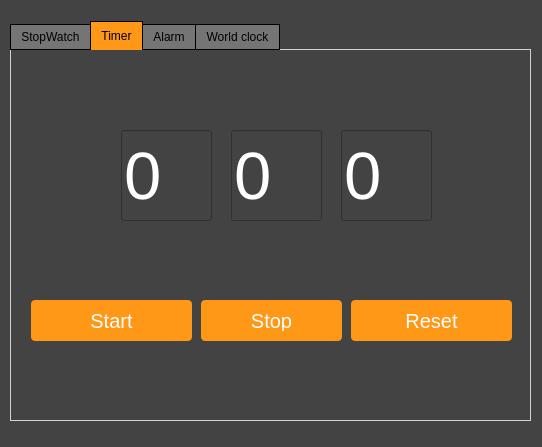
<?xml version="1.0" encoding="UTF-8"?>
<ui version="4.0">
 <class>MainWindow</class>
 <widget class="QMainWindow" name="MainWindow">
  <property name="geometry">
   <rect>
    <x>0</x>
    <y>0</y>
    <width>542</width>
    <height>447</height>
   </rect>
  </property>
  <property name="windowTitle">
   <string>MainWindow</string>
  </property>
  <property name="styleSheet">
   <string notr="true">background-color: rgb(67, 67, 67);</string>
  </property>
  <widget class="QWidget" name="centralwidget">
   <widget class="QTabWidget" name="tabWidget">
    <property name="geometry">
     <rect>
      <x>10</x>
      <y>20</y>
      <width>521</width>
      <height>401</height>
     </rect>
    </property>
    <property name="styleSheet">
     <string notr="true">QTabWidget::pane {
    border: 1px solid lightgray;
    background: #ff9717;
}

QTabWidget::tab-bar:top {
    top: 1px;
}

QTabWidget::tab-bar:bottom {
    bottom: 1px;
}

QTabWidget::tab-bar:left {
    right: 1px;
}

QTabWidget::tab-bar:right {
    left: 1px;
}

QTabBar::tab {
    border: 1px solid black;
}

QTabBar::tab:selected {
    background: #ff9717;
}

QTabBar::tab:!selected {
    background: #757575;
}

QTabBar::tab:!selected:hover {
    background: #999;
}

QTabBar::tab:top:!selected {
    margin-top: 3px;
}

QTabBar::tab:bottom:!selected {
    margin-bottom: 3px;
}

QTabBar::tab:top, QTabBar::tab:bottom {
    min-width: 8ex;
    margin-right: -1px;
    padding: 5px 10px 5px 10px;
}

QTabBar::tab:top:selected {
    border-bottom-color: none;
}

QTabBar::tab:bottom:selected {
    border-top-color: none;
}

QTabBar::tab:top:last, QTabBar::tab:bottom:last,
QTabBar::tab:top:only-one, QTabBar::tab:bottom:only-one {
    margin-right: 0;
}

QTabBar::tab:left:!selected {
    margin-right: 3px;
}

QTabBar::tab:right:!selected {
    margin-left: 3px;
}

QTabBar::tab:left, QTabBar::tab:right {
    min-height: 8ex;
    margin-bottom: -1px;
    padding: 10px 5px 10px 5px;
}

QTabBar::tab:left:selected {
    border-left-color: none;
}

QTabBar::tab:right:selected {
    border-right-color: none;
}

QTabBar::tab:left:last, QTabBar::tab:right:last,
QTabBar::tab:left:only-one, QTabBar::tab:right:only-one {
    margin-bottom: 0;
}</string>
    </property>
    <property name="currentIndex">
     <number>1</number>
    </property>
    <widget class="QWidget" name="widget">
     <attribute name="title">
      <string>StopWatch</string>
     </attribute>
     <widget class="QPushButton" name="btn_start_stopwatch">
      <property name="geometry">
       <rect>
        <x>20</x>
        <y>200</y>
        <width>161</width>
        <height>41</height>
       </rect>
      </property>
      <property name="font">
       <font>
        <pointsize>-1</pointsize>
        <underline>false</underline>
        <strikeout>false</strikeout>
       </font>
      </property>
      <property name="styleSheet">
       <string notr="true">QPushButton {
  background-color: rgb(255, 151, 23);
  border: none;
  color: white;
  padding: 10px 24px;
  text-align: center;
  text-decoration: none;
  display: inline-block;
  font-size: 20px;
  border-radius: 4px;
}</string>
      </property>
      <property name="text">
       <string>Start</string>
      </property>
     </widget>
     <widget class="QPushButton" name="btn_stop_stopwatch">
      <property name="geometry">
       <rect>
        <x>190</x>
        <y>200</y>
        <width>161</width>
        <height>41</height>
       </rect>
      </property>
      <property name="font">
       <font>
        <pointsize>-1</pointsize>
        <underline>false</underline>
        <strikeout>false</strikeout>
       </font>
      </property>
      <property name="styleSheet">
       <string notr="true">QPushButton {
  background-color: rgb(255, 151, 23);
  border: none;
  color: white;
  padding: 10px 24px;
  text-align: center;
  text-decoration: none;
  display: inline-block;
  font-size: 20px;
  border-radius: 4px;
}</string>
      </property>
      <property name="text">
       <string>Stop</string>
      </property>
     </widget>
     <widget class="QLabel" name="lb_time">
      <property name="geometry">
       <rect>
        <x>190</x>
        <y>80</y>
        <width>211</width>
        <height>61</height>
       </rect>
      </property>
      <property name="font">
       <font>
        <pointsize>40</pointsize>
       </font>
      </property>
      <property name="styleSheet">
       <string notr="true">color: rgb(255, 255, 255)</string>
      </property>
      <property name="text">
       <string>0:00:00</string>
      </property>
     </widget>
     <widget class="QPushButton" name="btn_reset_stopwatch">
      <property name="geometry">
       <rect>
        <x>360</x>
        <y>200</y>
        <width>151</width>
        <height>41</height>
       </rect>
      </property>
      <property name="font">
       <font>
        <pointsize>-1</pointsize>
        <underline>false</underline>
        <strikeout>false</strikeout>
       </font>
      </property>
      <property name="styleSheet">
       <string notr="true">QPushButton {
  background-color: rgb(255, 151, 23);
  border: none;
  color: white;
  padding: 10px 24px;
  text-align: center;
  text-decoration: none;
  display: inline-block;
  font-size: 20px;
  border-radius: 4px;
}</string>
      </property>
      <property name="text">
       <string>Reset</string>
      </property>
     </widget>
    </widget>
    <widget class="QWidget" name="tab_4">
     <attribute name="title">
      <string>Timer</string>
     </attribute>
     <widget class="QLineEdit" name="le_hour">
      <property name="geometry">
       <rect>
        <x>110</x>
        <y>80</y>
        <width>91</width>
        <height>91</height>
       </rect>
      </property>
      <property name="font">
       <font>
        <pointsize>50</pointsize>
       </font>
      </property>
      <property name="styleSheet">
       <string notr="true">
QLineEdit {
	color: rgb(255, 255, 255);
	alginment: center
}</string>
      </property>
      <property name="text">
       <string>0</string>
      </property>
     </widget>
     <widget class="QLineEdit" name="le_minute">
      <property name="geometry">
       <rect>
        <x>220</x>
        <y>80</y>
        <width>91</width>
        <height>91</height>
       </rect>
      </property>
      <property name="font">
       <font>
        <pointsize>50</pointsize>
       </font>
      </property>
      <property name="styleSheet">
       <string notr="true">
QLineEdit {
	color: rgb(255, 255, 255);
	alginment: center
}</string>
      </property>
      <property name="text">
       <string>0</string>
      </property>
     </widget>
     <widget class="QLineEdit" name="le_second">
      <property name="geometry">
       <rect>
        <x>330</x>
        <y>80</y>
        <width>91</width>
        <height>91</height>
       </rect>
      </property>
      <property name="font">
       <font>
        <pointsize>50</pointsize>
       </font>
      </property>
      <property name="styleSheet">
       <string notr="true">
QLineEdit {
	color: rgb(255, 255, 255);
	alginment: center
}</string>
      </property>
      <property name="text">
       <string>0</string>
      </property>
     </widget>
     <widget class="QPushButton" name="btn_timer_start">
      <property name="geometry">
       <rect>
        <x>20</x>
        <y>250</y>
        <width>161</width>
        <height>41</height>
       </rect>
      </property>
      <property name="styleSheet">
       <string notr="true">QPushButton {
  background-color: rgb(255, 151, 23);
  border: none;
  color: white;
  padding: 10px 24px;
  text-align: center;
  text-decoration: none;
  display: inline-block;
  font-size: 20px;
  border-radius: 4px;
}
QPushButton:hover{
	background-color: #c57412;
}</string>
      </property>
      <property name="text">
       <string>Start</string>
      </property>
     </widget>
     <widget class="QPushButton" name="btn_timer_stop">
      <property name="geometry">
       <rect>
        <x>190</x>
        <y>250</y>
        <width>141</width>
        <height>41</height>
       </rect>
      </property>
      <property name="styleSheet">
       <string notr="true">QPushButton {
  background-color: rgb(255, 151, 23);
  border: none;
  color: white;
  padding: 10px 24px;
  text-align: center;
  text-decoration: none;
  display: inline-block;
  font-size: 20px;
  border-radius: 4px;
}
QPushButton:hover{
	background-color: #c57412;
}</string>
      </property>
      <property name="text">
       <string>Stop</string>
      </property>
     </widget>
     <widget class="QPushButton" name="btn_timer_reset">
      <property name="geometry">
       <rect>
        <x>340</x>
        <y>250</y>
        <width>161</width>
        <height>41</height>
       </rect>
      </property>
      <property name="styleSheet">
       <string notr="true">QPushButton {
  background-color: rgb(255, 151, 23);
  border: none;
  color: white;
  padding: 10px 24px;
  text-align: center;
  text-decoration: none;
  display: inline-block;
  font-size: 20px;
  border-radius: 4px;
}
QPushButton:hover{
	background-color: #c57412;
}</string>
      </property>
      <property name="text">
       <string>Reset</string>
      </property>
     </widget>
    </widget>
    <widget class="QWidget" name="tab_2">
     <attribute name="title">
      <string>Alarm</string>
     </attribute>
    </widget>
    <widget class="QWidget" name="tab_3">
     <attribute name="title">
      <string>World clock</string>
     </attribute>
    </widget>
   </widget>
  </widget>
  <widget class="QStatusBar" name="statusbar"/>
 </widget>
 <resources/>
 <connections/>
</ui>
